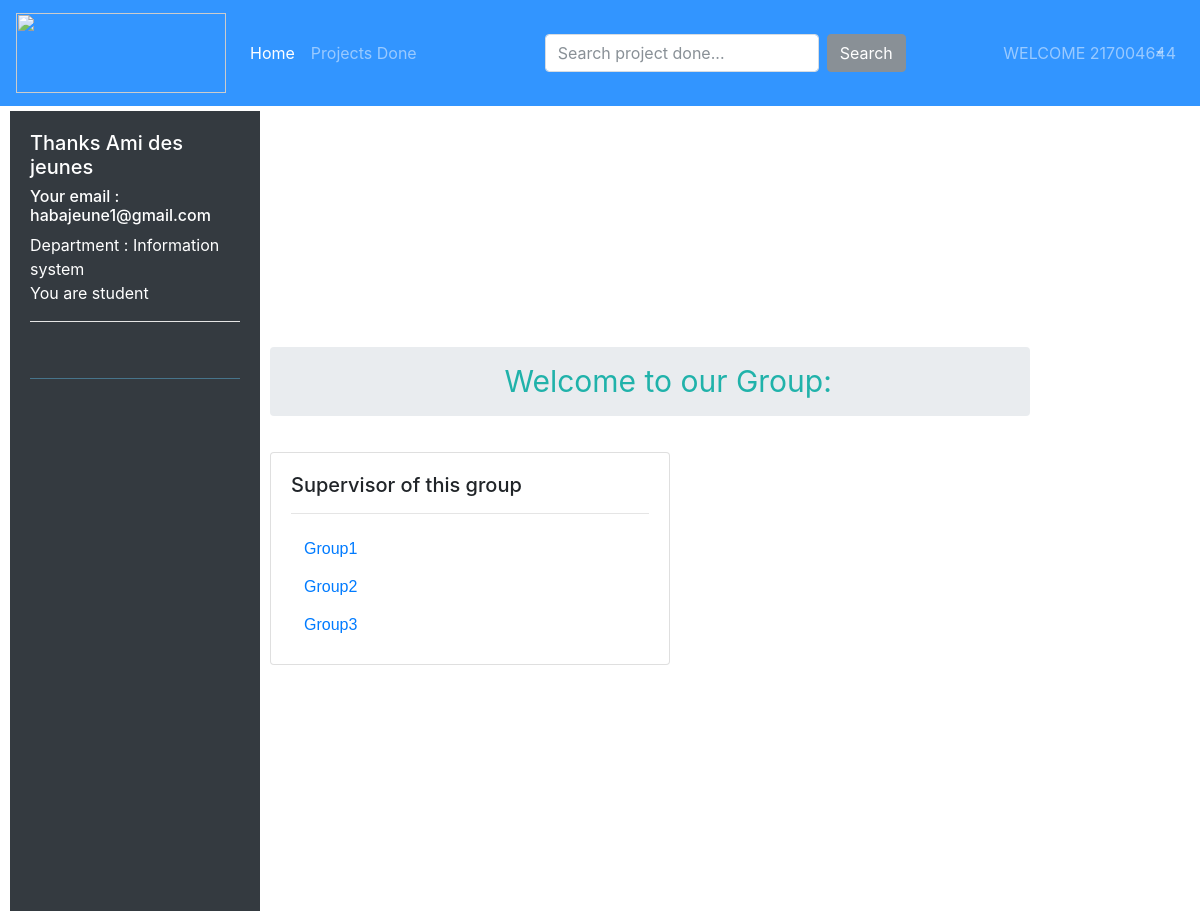
Page /departments/1/group/ (signed in) on the committed database.
### accounts/models.py (models this page shows)
class UserProfile(models.Model):
    user = models.OneToOneField(User, related_name='profile', on_delete=models.CASCADE)
    reg_number = models.IntegerField(help_text='If you are not student type 12345')
    phone_number = models.IntegerField()
    department_name = models.ForeignKey(Department, related_name='userprofile', on_delete=models.CASCADE)
    ROLE_CHOICES = (
        ("-", "---------"),
        ("HOD", "HOD"),
        ("supervisor", "supervisor"),
        ("dean", "dean"),
        ("cordinator", "cordinator"),
        ("principle", "principle"),
        ("lecturor", "lecturor"),
        ("student", "student"),
    )
    role = models.CharField(max_length=20, choices=ROLE_CHOICES)
    image = models.ImageField(upload_to='images_profiles', blank=True)
    User.profile = property(lambda u: UserProfile.objects.get_or_create(user=u)[0])

### depart/models.py (models this page shows, shortened)
class Department(models.Model):
    department_name = models.CharField(max_length=100)
    school = models.ForeignKey(School, related_name='department', on_delete=models.CASCADE)
    def __str__(self):
        return self.department_name

class Group(models.Model):
    department = models.ForeignKey(Department, related_name='group', on_delete = models.CASCADE)
    group_name = models.CharField(max_length=50)
    supervisor = models.ForeignKey(Supervisor, related_name='group', on_delete=models.CASCADE)
    group_email = models.EmailField(max_length=250)
    created_at = models.DateTimeField(auto_now_add=True)

### depart/views.py (the view)
# urls.py: path('departments/<int:pk>/group/', views.group, name='all_groups'),
def group(request, pk, *args, **kwargs):
    departments = Department.objects.filter(school=pk)
    groups = Group.objects.filter(department=pk)
    group = Group.objects.get(pk=pk)
    members = Member.objects.filter(group=pk)
    return render(request, 'allgroups.html', {'groups':groups, 'departments':departments})

### templates/allgroups.html (shortened to what this page needs)
{% extends 'base.html' %}
{% load widget_tweaks %}
{%block content%}
<nav class="bg-dark text-white" id="sidebar"
    style="width: 100px; margin-top: 5px; position: relative; height:fit-content; padding:20px; margin-bottom: 40px; margin-left: 10px;">
    <div class="bg-dark text-white">
        <h5>Thanks {{ user.first_name }}</h5>
        <h6> Your email : {{user.email}}</h6>
        <h8> Department : {{user.profile.department_name}}</h8><br>
        <h8> You are {{user.profile.role}}</h8>
    </div>
    <hr class="bg-white" />
    <ul class="list-unstyled components tabs" style="margin-bottom: 40px; text-decoration: none;">
    </ul>
</nav>
<nav aria-label="breadcrumb"
    style="margin-left: 250px; margin-right: 150px; color: lightseagreen; padding: 20px; margin-top: -52%;">
    <ol class="breadcrumb">
        <li class="breadcrumb-item active "
            style="text-align: center; color: lightseagreen; margin-left: 30%; font-size: 30px;">Welcome to our Group:
            <b>{{group.group_name}}</b></li>
    </ol>
</nav>
<div class="card " style="width: 25rem; margin-left: 270px;">
    <div class="card-body">
        <h5 class="card-title">Supervisor of this group</h5>
        <hr>
        <p class="card-text" style="color: black;">
            {% for group in groups %}
            <a href="{% url 'single_group' group.pk %}" class="btn btn-link">{{group.group_name}} </a><br>
            {% endfor %}
        </p>
    </div>
</div><br><br>
{% endblock %}

### templates/base.html (shortened to what this page needs)
{% load static %}
<!DOCTYPE html>
  <html>
    <head>
      <link rel="stylesheet" href="https://maxcdn.bootstrapcdn.com/bootstrap/4.0.0/css/bootstrap.min.css">
      <link rel="stylesheet" href="{% static 'css/bootstrap.min.css' %}">
      <link rel="stylesheet" href="{% static 'css/style.css' %}">
      <link rel="stylesheet" href="{% static 'javascript/script.js' %}">
      <link rel="stylesheet" href="https://maxcdn.bootstrapcdn.com/bootstrap/4.0.0/css/bootstrap.min.css" >
    </head>
    <body>
        <nav class="navbar navbar-expand-lg navbar-dark bg-primary text-light" style="opacity: 0.8; ">
            <a class="navbar-brand" href="{% url 'home' %}"><img src="{% static 'images/ur-logo.jpg' %}" width="210px", height="80px"  alt="" srcset=""></a>
            <div class="collapse navbar-collapse" id="navbarColor01">
              <ul class="navbar-nav mr-auto">
                <li class="nav-item active">
                  <a class="nav-link" href="{% url 'home' %}">Home <span class="sr-only">(current)</span></a>
                {% if user.is_authenticated %}
                <li class="nav-item">
                  <a class="nav-link" href="{% url 'project_in_store' %}">Projects Done</a>
                </li>
                {% endif %}
              </ul>
              <div class="collapse navbar-collapse mr-auto" id="mainMenu">
              <form class="form-inline my-2 my-lg-0" style="margin-right: auto; margin-left: 120px;">
                <input class="form-control mr-sm-2"  type="text" placeholder="Search project done...">
                <button class="btn btn-secondary my-2 my-sm-0" type="submit">Search</button>
              </form>
                {% if user.is_authenticated %}
                  <ul class="navbar-nav ml-auto">
                    <li class="nav-item dropdown">
              <a class="nav-link dropdown-toggle" href="#" id="userMenu" data-toggle="dropdown" aria-haspopup="true"
                aria-expanded="false">
                      WELCOME {{ user.username }}
                      </a>
                    </li>
                  </ul>
                {% else %}
                  <form class="form-inline ml-auto mr-12 ">
                    <a href="{% url 'login' %}" class="btn btn-outline-warning">Log in</a>
                  </form>
                {% endif %}
              </div>
            </div>
          </nav>
        {% block content %}
        {% endblock %}
    </body>
  </html>

### static/css/style.css (style rules this page uses)
#sidebar { min-width: 250px; max-width: 250px; min-height: 100vh; }
.dropdown-toggle::after { display: block; position: absolute; top: 50%; right: 20px; transform: translateY(-50%); }
body { font-family: 'Poppins', sans-serif; background: #fafafa; }
p { font-family: 'Poppins', sans-serif; font-size: 1.1em; font-weight: 300; line-height: 1.7em; color: #999; }
a, a:hover, a:focus { color: inherit; text-decoration: none; transition: all 0.3s; }
#sidebar { background: #7386D5; color: #fff; transition: all 0.3s; }
#sidebar ul.components { padding: 20px 0; border-bottom: 1px solid #47748b; }
#sidebar { width: 250px; position: fixed; top: 0; left: 0; height: 100vh; z-index: 999; background: #7386D5; color: #fff; transition: all 0.3s; }

### rows in the picture
Group: group_name "Group1"
Group: group_name "Group2"
Group: group_name "Group3"

### other values in the picture
{{ user.username }} "217004644"
{{ user.first_name }} "Ami des jeunes"
{{ user.email }} "habajeune1@gmail.com"
{{ user.profile.department_name }} "Information system"
{{ user.profile.role }} "student"
